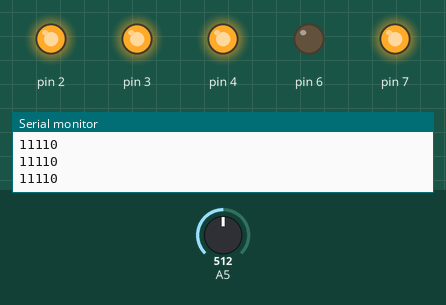
Recording of a sketch running on a simulated Arduino Uno, built with avr-gcc and run on an emulated ATmega328P. Parts: output pins drawn as LEDs (lit = HIGH), the last lines printed to the serial monitor. Inputs (shaded band) come from the test bench; at power-on: A5 = 512.

Above: at 1.2 s.
1.3 s: A5 set to 167
2.8 s: A5 set to 151
At 4.1 s:
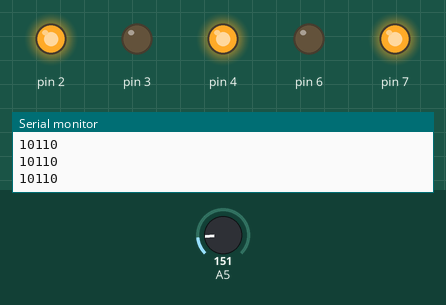
4.4 s: A5 set to 122
At 5.3 s:
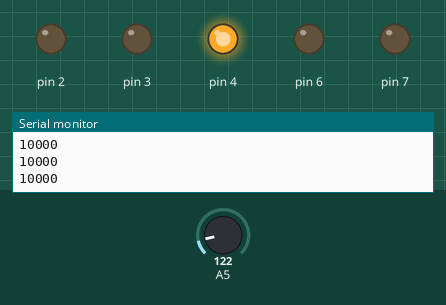
6.0 s: A5 set to 12
7.5 s: A5 set to 9
At 7.9 s:
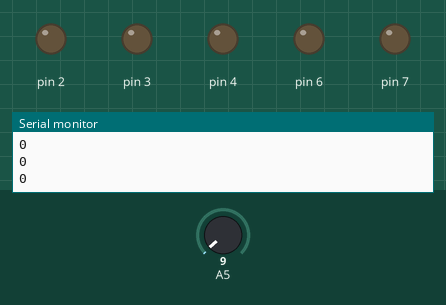
9.0 s: A5 set to 160
At 9.7 s:
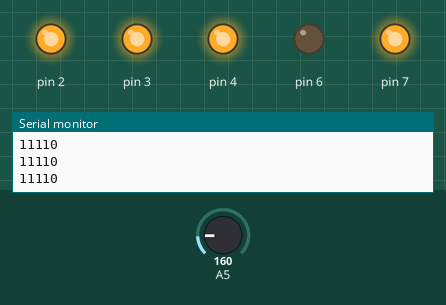
Timing chart, 0 to 11.6 s (numbered marks = the images above; inputs shaded):
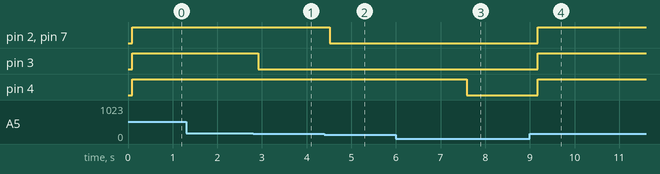

The sketch:

ac_detector.ino
```cpp
// depends on arduinoFFT
// https://www.arduino.cc/reference/en/libraries/arduinofft/
// install from the Library Manager
#include "arduinoFFT.h"

// around middle C
#define targetFreq 300

// 20dB around the target frequency
int freqMin = (targetFreq / 10);
int freqMax = 1500;

#define SAMPLES 64
int SAMPLING_FREQUENCY = 5000;

double vReal[SAMPLES];
double vImag[SAMPLES];

unsigned long samplingPeriod;
unsigned long val;

arduinoFFT FFT = arduinoFFT();
unsigned long serialDetections = 0;
bool detectionStreak = false;
unsigned long startDetection;

void setup() {
  // put your setup code here, to run once:
  Serial.begin(9600);
  samplingPeriod = round(1000000 * (1.0 / SAMPLING_FREQUENCY));
  pinMode(7, OUTPUT);
  pinMode(6, OUTPUT);
  pinMode(2, OUTPUT);
  pinMode(3, OUTPUT);
  pinMode(4, OUTPUT);
}

void loop() {
  // put your main code here, to run repeatedly:
  for (int i = 0; i < SAMPLES; i++) {
    val = micros();

    vReal[i] = analogRead(A5);
    vImag[i] = 0;

    while (micros() < (val + samplingPeriod)) {}
  }

  FFT.Windowing(vReal, SAMPLES, FFT_WIN_TYP_HAMMING, FFT_FORWARD);
  FFT.Compute(vReal, vImag, SAMPLES, FFT_FORWARD);
  FFT.ComplexToMagnitude(vReal, vImag, SAMPLES);
  FFT.DCRemoval(vReal, SAMPLES);
  // PrintVector(vReal, SAMPLES >> 1);
  // freq_word is a single byte, the smallest allowable datatype in Arduino
  byte freq_word = 0;
  int peak = SAMPLES >> 1;
  for (int i = 80 * SAMPLES / SAMPLING_FREQUENCY; i < peak; i++)
  {
    // if it's a significant magnitude
    if (abs(vReal[i]) > 150) {
      double frequency = i * 1.0 * SAMPLING_FREQUENCY / SAMPLES;
      // pack the word with individual bits
      if (frequency > 750) {
        freq_word = freq_word | B00010;
      } else if (frequency > 500) {
        freq_word = freq_word | B00100;
      } else if (frequency > 200) {
        freq_word = freq_word | B01000;
      } else {
        freq_word = freq_word | B10000;
      }
    }
  }

  // TODO: communicate freq_word to the FPGA
  Serial.println(freq_word, BIN);
  Serial.println();
//  PrintVector(vReal, SAMPLES);
  pinWrite(freq_word);
}

void pinWrite(byte toWrite) {
  digitalWrite(4, boolToHighLow((toWrite & B10000) > 0));
  digitalWrite(3, boolToHighLow((toWrite & B01000) > 0));
  digitalWrite(2, boolToHighLow((toWrite & B00100) > 0));
  digitalWrite(7, boolToHighLow((toWrite & B00010) > 0));
  digitalWrite(6, LOW);
}

int boolToHighLow(bool in) {
  if (in) {
    return HIGH;
  }
  return LOW;
}

void PrintVector(double *vData, uint16_t bufferSize)
{
  for (uint16_t i = 0; i < bufferSize; i++)
  {
    double abscissa = ((i * 1.0 * SAMPLING_FREQUENCY) / SAMPLES);
//    Serial.print(abscissa, 6);
//    if(scaleType==SCL_FREQUENCY)
//      Serial.print("Hz");
//    Serial.print(" ");
    Serial.println(vData[i], 4);
  }
  Serial.println();
}
```

Measured:
- the behaviour switches between 152 and 151 on A5 (found by bisection; images 0 and 1)
- the behaviour switches between 11 and 10 on A5 (found by bisection; images 2 and 3)
- after the input at 2.8 s, pin 3: HIGH → LOW after 0.12 s
- after the input at 4.4 s, pin 2, pin 7: HIGH → LOW after 0.11 s
- after the input at 7.5 s, pin 4: HIGH → LOW after 0.09 s
- after the input at 9.0 s, pin 2–4, pin 7: LOW → HIGH after 0.17 s
